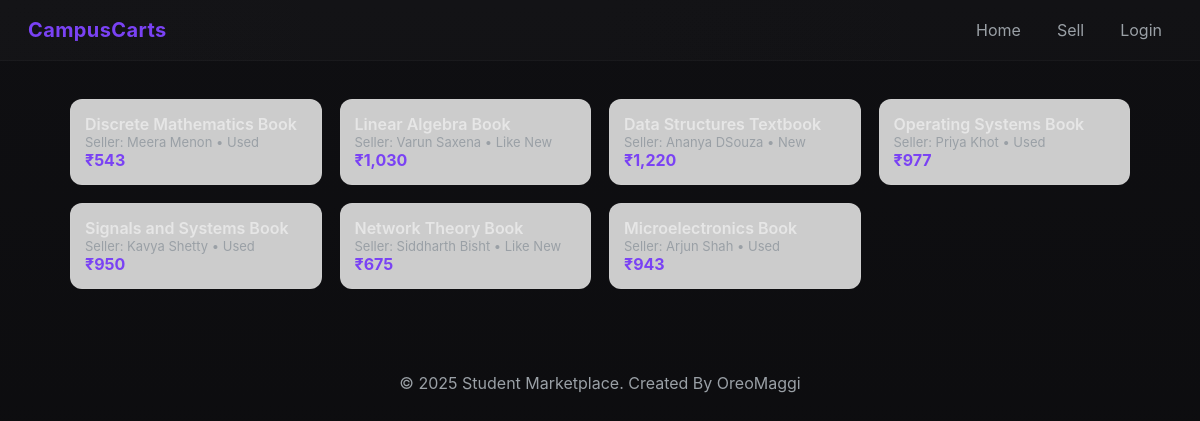
/products.php, run on the app's committed database.
### tables this page shows
CREATE TABLE products (
  product_id INT PRIMARY KEY AUTO_INCREMENT,
  seller_id INT NULL,
  name VARCHAR(300),
  category VARCHAR(100),
  price INT,
  quantity INT,
  `condition` VARCHAR(50),
  image_url VARCHAR(500),
  description TEXT,
  date_posted DATE,
  FOREIGN KEY (seller_id) REFERENCES students(student_id)
    ON DELETE SET NULL
    ON UPDATE CASCADE
);

CREATE TABLE students (
  student_id INT PRIMARY KEY,
  name VARCHAR(200),
  email VARCHAR(200),
  college VARCHAR(200),
  branch VARCHAR(100),
  year VARCHAR(50),
  password VARCHAR(200),
  phone VARCHAR(30)
);

### products.php (the view, shortened to what this page needs)
<?php
require 'db_config.php';
$res = $conn->query("SELECT p.*, s.name as seller_name FROM products p LEFT JOIN students s ON p.seller_id = s.student_id ORDER BY date_posted DESC LIMIT 60");
?>
<!doctype html>
<html lang="en">
<head><meta charset="utf-8"><title>Products - CampusCarts</title><meta name="viewport" content="width=device-width,initial-scale=1"><link rel="stylesheet" href="css/style.css"></head>
<body>
<nav class="navbar"><div class="nav-left"><div class="brand">CampusCarts</div></div><div class="nav-links"><a href="home.html">Home</a><a href="sell_item.php">Sell</a><?php if(isset($_SESSION['name'])) echo '<a href="#">Hi '.htmlspecialchars($_SESSION['name']).'</a>'; else echo '<a href="login.php">Login</a>'; ?></div></nav>
<section class="grid">
<?php while($row = $res->fetch_assoc()): ?>
    <div class="card" style="background-image: url('<?php echo htmlspecialchars($row['image_url'] ?: 'https://via.placeholder.com/480x320?text=No+Image'); ?>'); background-size: cover; background-position: center;">
    <div class="overlay">
      <div class="title"><?php echo htmlspecialchars($row['name']); ?></div>
      <div class="meta">Seller: <?php echo htmlspecialchars($row['seller_name'] ?: 'Unknown'); ?> • <?php echo htmlspecialchars($row['condition']); ?></div>
      <div class="price">₹<?php echo number_format($row['price']); ?></div>
    </div>
  </div>
<?php endwhile; ?>
</section>
<footer>&copy; 2025 Student Marketplace. Created By OreoMaggi</footer>
</body></html>

### css/style.css (style rules this page uses)
:root { --bg: #0f0f12; --card: #141417; --muted: #9aa0a6; --accent: #7a42f4; --accent-2: #5e32d9; --surface: #1b1b1f; --glass: rgba(255,255,255,0.03); }
* { box-sizing: border-box; margin: 0; padding: 0; font-family: 'Inter', system-ui, Arial, sans-serif; color: #e6e6e6; }
body { background: linear-gradient(180deg, var(--bg), #0b0b0d); min-height: 100vh; }
nav.navbar { display: flex; align-items: center; justify-content: space-between; padding: 18px 28px; background: linear-gradient(90deg, rgba(255,255,255,0.02), rgba(255,255,255,0.01)); border-bottom: 1px solid rgba(255,255,255,0.03); position: sticky; top: 0; z-index: 50; }
.nav-left { display: flex; gap: 14px; align-items: center; }
.brand { font-weight: 700; letter-spacing: 0.4px; font-size: 20px; color: var(--accent); }
.nav-links a { margin-left: 16px; color: var(--muted); text-decoration: none; padding: 8px 10px; border-radius: 8px; }
.grid { max-width: 1100px; margin: 18px auto; padding: 20px; display: grid; grid-template-columns: repeat(auto-fit, minmax(240px, 1fr)); gap: 18px; }
.card { background: linear-gradient(180deg, rgba(255,255,255,0.02), rgba(255,255,255,0.01)); border: 1px solid rgba(255,255,255,0.03); padding: 14px; border-radius: 12px; display: flex; flex-direction: column; gap: 12px; transition: transform 0.3s ease, box-shadow 0.3s ease; }
.card .title { font-weight: 600; }
.card .meta { color: var(--muted); font-size: 13px; }
.card .price { margin-top: auto; font-weight: 700; color: var(--accent); }
footer { max-width: 1100px; margin: 40px auto; padding: 24px; color: var(--muted); text-align: center; }

### data on the page
products: name "Discrete Mathematics Book", seller.name "Meera Menon", condition "Used", price "543"
products: name "Linear Algebra Book", seller.name "Varun Saxena", condition "Like New", price "1,030"
products: name "Data Structures Textbook", seller.name "Ananya DSouza", condition "New", price "1,220"
products: name "Operating Systems Book", seller.name "Priya Khot", condition "Used", price "977"
products: name "Signals and Systems Book", seller.name "Kavya Shetty", condition "Used", price "950"
products: name "Network Theory Book", seller.name "Siddharth Bisht", condition "Like New", price "675"
products: name "Microelectronics Book", seller.name "Arjun Shah", condition "Used", price "943"
